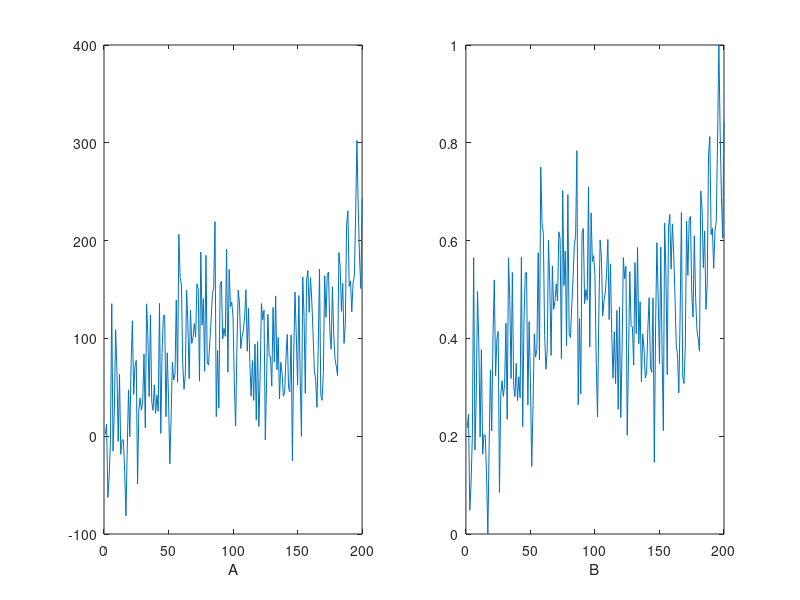

Reproduce this figure in MATLAB.
clear; 
x=4:0.005:5; 
y1=exp(x)+25*sin(100*x)+43*randn(1,201)+36*cos(10*x); 
min1=min(y1); 
max1=max(y1); 
min2=0; 
max2=1;
y2=((y1-min1)/(max1-min1))*(max2-min2) + min2; 
subplot(121), plot(y1(1:200)), xlabel('A') 
subplot(122), plot(y2(1:200)), xlabel('B')